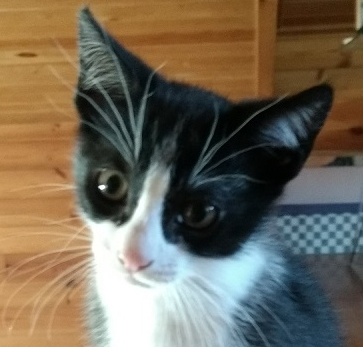
#> input picture mastering-opencv4-with-python/5-image-processing-techniques/images/cat-face.png, 363 x 347 px, given in place of lena.png, which was not available
$ python color_detection.py
#> lines starting #> are read from the running program, lines starting #| are printed output that depends on the picture; after the words box and inside, x2 and y2 are one past the last pixel; in counts of white or black regions, pixels touching at a corner belong together; pictures that were not available may be replaced by others from this repository, and a replacement may not be noted
### practical-opencv/image_joining/custom_image_joining.py
import cv2
import numpy as np
import config
from global_utils import stackImages


img = cv2.imread(config.GLOBAL_IMG_PATH + "lena.png")
#> img is the input picture: shape (347, 363, 3); mean B, G, R 87.1, 104.1, 114.1
cv2.imshow("Original", img)

img_gray = cv2.cvtColor(img, cv2.COLOR_BGR2GRAY)
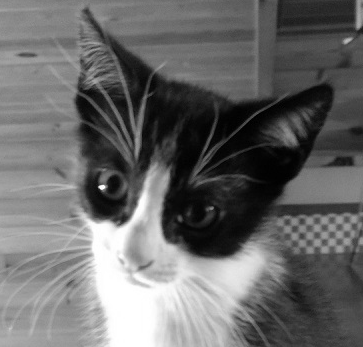
#> img_gray: shape (347, 363); min 0, max 255, mean 105.1

img_stack = stackImages(0.5, ([img, img_gray, img], [img, img, img_gray]))
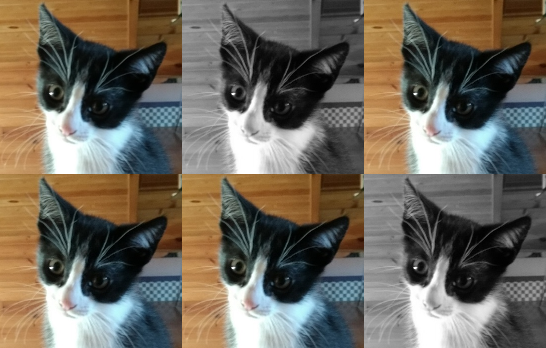
#> img_stack: shape (348, 546, 3); mean B, G, R 93, 104.4, 111

cv2.imshow("ImageStack", img_stack)
cv2.waitKey(0)

### practical-opencv/global_utils.py
import cv2
import numpy as np


def stackImages(scale,imgArray):
    rows = len(imgArray)
    cols = len(imgArray[0])
    rowsAvailable = isinstance(imgArray[0], list)
    width = imgArray[0][0].shape[1]
    height = imgArray[0][0].shape[0]
    if rowsAvailable:
        for x in range ( 0, rows):
            for y in range(0, cols):
                if imgArray[x][y].shape[:2] == imgArray[0][0].shape [:2]:
                    imgArray[x][y] = cv2.resize(imgArray[x][y], (0, 0), None, scale, scale)
                else:
                    imgArray[x][y] = cv2.resize(imgArray[x][y], (imgArray[0][0].shape[1], imgArray[0][0].shape[0]), None, scale, scale)
                if len(imgArray[x][y].shape) == 2: imgArray[x][y]= cv2.cvtColor( imgArray[x][y], cv2.COLOR_GRAY2BGR)
        imageBlank = np.zeros((height, width, 3), np.uint8)
        hor = [imageBlank]*rows
        hor_con = [imageBlank]*rows
        for x in range(0, rows):
            hor[x] = np.hstack(imgArray[x])
        ver = np.vstack(hor)
    else:
        for x in range(0, rows):
            if imgArray[x].shape[:2] == imgArray[0].shape[:2]:
                imgArray[x] = cv2.resize(imgArray[x], (0, 0), None, scale, scale)
            else:
                imgArray[x] = cv2.resize(imgArray[x], (imgArray[0].shape[1], imgArray[0].shape[0]), None,scale, scale)
            if len(imgArray[x].shape) == 2: imgArray[x] = cv2.cvtColor(imgArray[x], cv2.COLOR_GRAY2BGR)
        hor= np.hstack(imgArray)
        ver = hor
    return ver


# [33 lines left out: function get_contours, not called in this run]

### practical-opencv/color_detection/color_detection.py
import cv2
import numpy as np
import config
from image_joining.custom_image_joining import stackImages

path = config.GLOBAL_IMG_PATH + "lambo.png"


def empty(a):
    pass


# create track bar
cv2.namedWindow("TrackBars")
cv2.resizeWindow("TrackBars", 640, 240)
cv2.createTrackbar("Hue Min", "TrackBars", 0, 179, empty)
cv2.createTrackbar("Hue Max", "TrackBars", 19, 179, empty)
cv2.createTrackbar("Sat Min", "TrackBars", 110, 255, empty)
cv2.createTrackbar("Sat Max", "TrackBars", 240, 255, empty)
cv2.createTrackbar("Val Min", "TrackBars", 153, 255, empty)
cv2.createTrackbar("Val Max", "TrackBars", 255, 255, empty)

while True:
    img = cv2.imread(path)
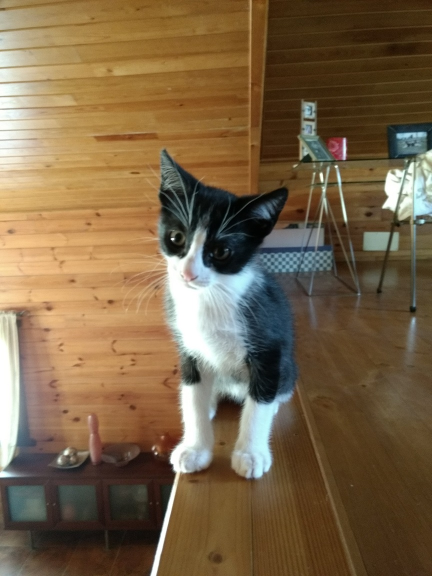
#> input picture mastering-opencv4-with-python/5-image-processing-techniques/images/cat.jpg, 864 x 1152 px, given in place of lambo.png, which was not available (shown at 1/2 size)
#> img is the input picture: shape (1152, 864, 3); mean B, G, R 71.9, 100.5, 121.7

    # convert to HSV
    img_hsv = cv2.cvtColor(img, cv2.COLOR_BGR2HSV)
#> img_hsv: shape (1152, 864, 3); mean H, S, V 29.3, 126.2, 125.3
    # get the trackbar value
    h_min = cv2.getTrackbarPos("Hue Min", "TrackBars")
    h_max = cv2.getTrackbarPos("Hue Max", "TrackBars")
    s_min = cv2.getTrackbarPos("Sat Min", "TrackBars")
    s_max = cv2.getTrackbarPos("Sat Max", "TrackBars")
    v_min = cv2.getTrackbarPos("Val Min", "TrackBars")
    v_max = cv2.getTrackbarPos("Val Max", "TrackBars")
    print(h_min, h_max, s_min, s_max, v_min, v_max)

    # masking the image
    lower = np.array([h_min, s_min, v_min])
    upper = np.array([h_max, s_max, v_max])
    mask = cv2.inRange(img_hsv, lower, upper)
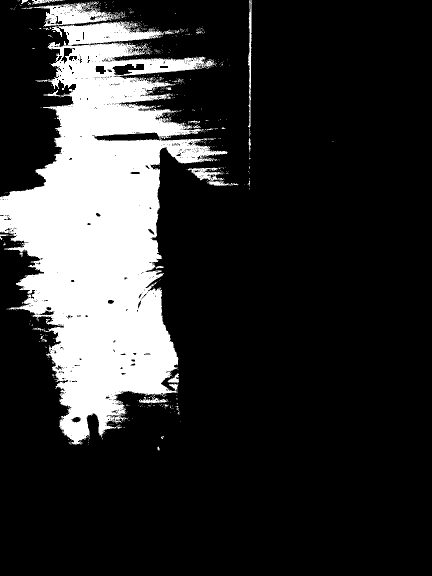
#> mask: shape (1152, 864) (shown at 1/2 size); 19% white; 665 white regions (630 under 20 px), largest, box (x1, y1, x2, y2) and area: (0, 42, 455, 890) 180195, (67, 5, 240, 53) 3832, (375, 335, 458, 372) 1097

    # get original image
    img_result = cv2.bitwise_and(img, img, mask=mask)
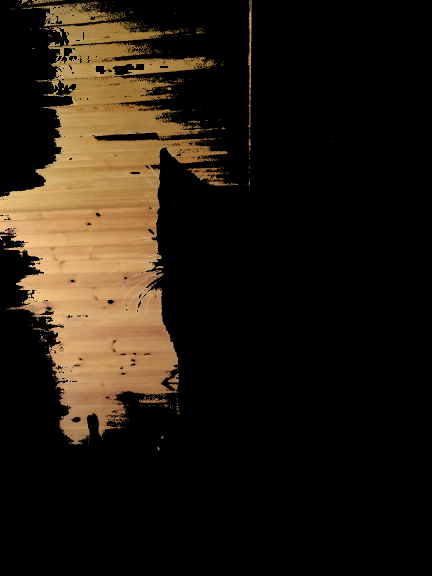
#> img_result: shape (1152, 864, 3) (shown at 1/2 size); mean B, G, R 16.4, 26.9, 35.5

    # [6 lines of commented-out code are left out]
    img_stack = stackImages(0.6, ([img, img_hsv], [mask, img_result]))
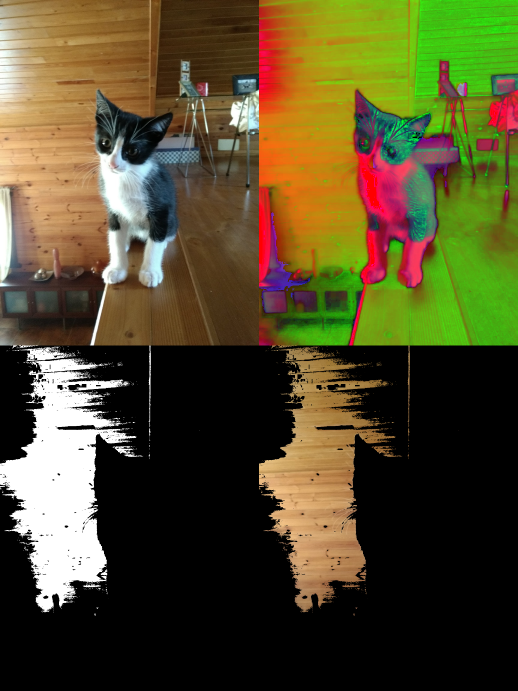
#> img_stack: shape (1382, 1036, 3) (shown at 1/2 size); mean B, G, R 41.5, 75.5, 82.7
    cv2.imshow("Stack Image", img_stack)

    cv2.waitKey(1)
